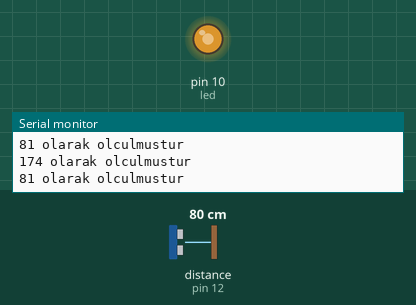
Simulated run of this sketch. Board: Arduino Uno, built with avr-gcc and run on an emulated ATmega328P. Shown: output pins drawn as LEDs (lit = HIGH), the last lines printed to the serial monitor. Wiring (inferred from the names in the program): ultrasonic range finder: trigger pin 13; echo pin 12. Inputs (shaded band) come from the test bench; at power-on: distance to the obstacle (sensor on pin 12) 80 cm. The echo pulse lasts 58.3 µs per cm; pins used as bus, display or sensor lines are not drawn.

Above: at 1.2 s.
1.3 s: distance to the obstacle (sensor on pin 12) set to 35 cm
At 2.5 s:
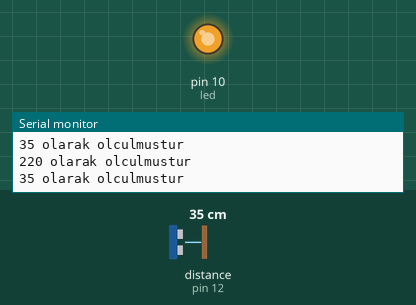
2.8 s: distance to the obstacle (sensor on pin 12) set to 299 cm
At 3.4 s:
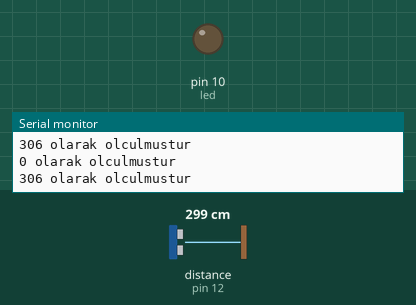
4.3 s: distance to the obstacle (sensor on pin 12) set to 252 cm
5.8 s: distance to the obstacle (sensor on pin 12) set to 243 cm
At 7.2 s:
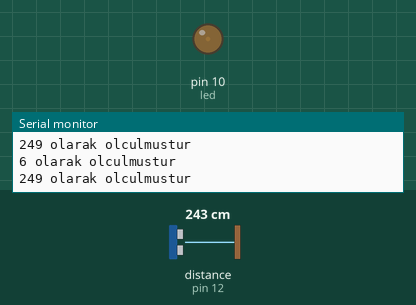
Timing chart, 0 to 8.3 s (numbered marks = the images above; inputs shaded):
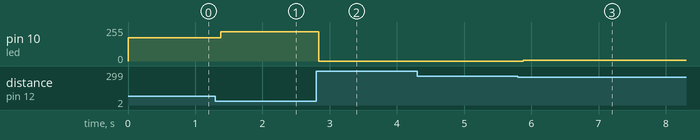

Measured:
- after the input at 1.3 s, pin 10 (led): 174/255 → 220/255 after 0.08 s
- after the input at 2.8 s, pin 10 (led): 220/255 → 0/255 at once
- after the input at 5.8 s, pin 10 (led): 0/255 → 6/255 after 0.08 s

The sketch:

exquisite_fyyran1.ino
```cpp
int trigPin = 13 ;
int echopin = 12;
int led = 10;
long sure;
long uzaklik;
int led_parlakligi=0;

void setup(){
  pinMode(trigPin,OUTPUT);
  pinMode(echopin,INPUT);
  pinMode(led,OUTPUT);
  Serial.begin(9600);
}

void loop()
{

  // Uzaklik Hesabi yapılmıştır.
  digitalWrite(trigPin,LOW);
  delayMicroseconds(5);
  digitalWrite(trigPin,HIGH);
  delayMicroseconds(10);
  digitalWrite(trigPin,LOW);
  sure=pulseIn(echopin,HIGH);
  uzaklik= sure/56.8;

 // Uzaklık 255 ten büyükse led kapatılır.
 // <255 ise led parlaklığı artırılır.
  if(uzaklik>255)
  {
    led_parlakligi=0;
 	analogWrite(led,led_parlakligi);
  }
  else
  {
    led_parlakligi=uzaklik;
    led_parlakligi = 255-uzaklik;
    analogWrite(led,led_parlakligi);
  }


  // Uzaklık ve led parlaklıgı loglanır.
  Serial.print(uzaklik);
  Serial.println(" olarak olculmustur");
  delay(100);
  Serial.print(led_parlakligi);
  Serial.println(" olarak olculmustur");

}
```
